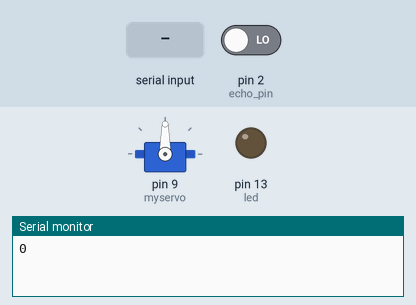
This sketch was run on a simulated Arduino Uno, built with avr-gcc and run on an emulated ATmega328P. On the bench: servo, output pins drawn as LEDs (lit = HIGH), the last lines printed to the serial monitor. Inputs (shaded band) come from the test bench; at power-on: pin 2 (echo_pin) LOW. Pins used as bus, display or sensor lines are not drawn.

Above: at 1.2 s.
1.3 s: byte 30 received over Serial
At 3.6 s:
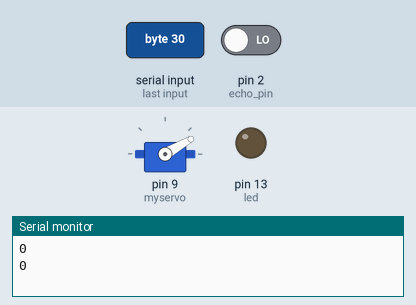
4.3 s: byte 120 received over Serial
At 6.3 s:
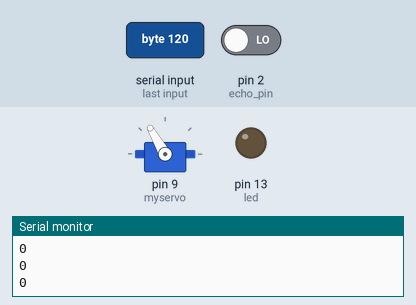
Timing chart, 0 to 7.8 s (numbered marks = the images above; inputs shaded):
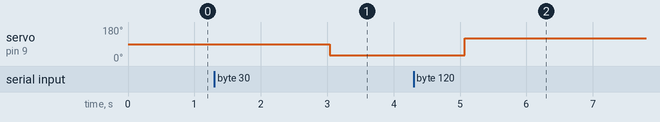

The sketch:

sonar_module.ino
```cpp
#include <Servo.h>
int trig_pin = 3;
int echo_pin = 2;
int led = 13;
int servo_pos ;

Servo myservo;
void setup() {
  // put your setup code here, to run once:
 myservo.attach(9);
 pinMode(led, OUTPUT);
  pinMode(trig_pin, OUTPUT);
  pinMode(echo_pin , INPUT);
   Serial.begin(9600);


}

void loop() {
unsigned long duration;
 float distance;

   digitalWrite(trig_pin,LOW);
  delay(10);
  digitalWrite(trig_pin , HIGH);
  delay(10);
    digitalWrite(trig_pin,LOW);

  // put your main code here, to run repeatedly:
  duration = pulseIn(echo_pin, HIGH);
  //duration = map(duration,0,1023,0,255);
  constrain(duration,0,1023);
 //Serial.println("cm:");
 //delay(200);


float _time = duration/2;
float _speed = 0.03475;
distance = _speed * _time;

if(Serial.available()>0){
  servo_pos = Serial.read();
  //Serial.println(servo_pos);
  myservo.write(servo_pos);
  delay(10);
  }

if((distance<5)&&(distance>2)){
  Serial.println("100");
  //digitalWrite(led,HIGH);
  //Serial.println("FULL");
  delay(1000);

  }
else{
  //Serial.println(distance);
  //digitalWrite(led,LOW);
  Serial.println("0");
  //Serial.println("NOT FULL");
  delay(1000);
  }

 //Serial.println("cm:");


}
```

Measured:
- after the input at 1.3 s, servo on pin 9 (myservo): 90° → 30° after 1.7 s
- after the input at 4.3 s, servo on pin 9 (myservo): 30° → 120° after 0.77 s
